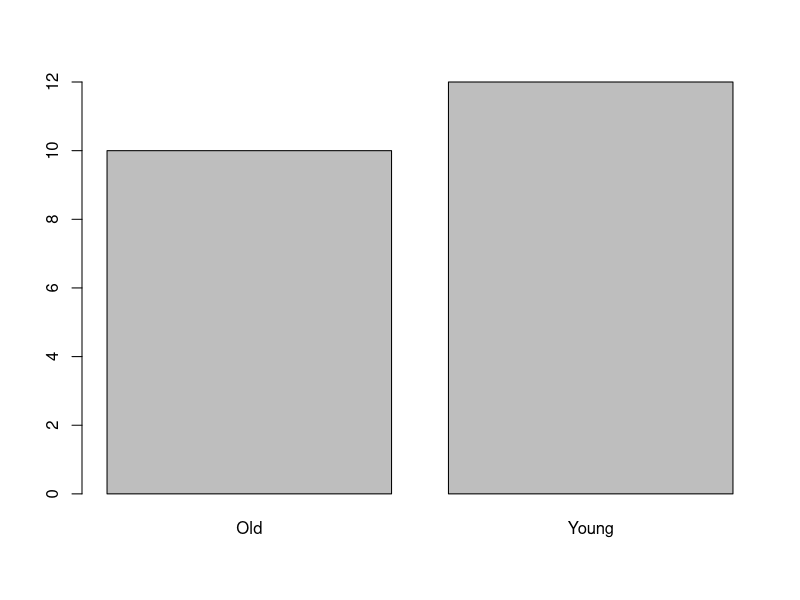
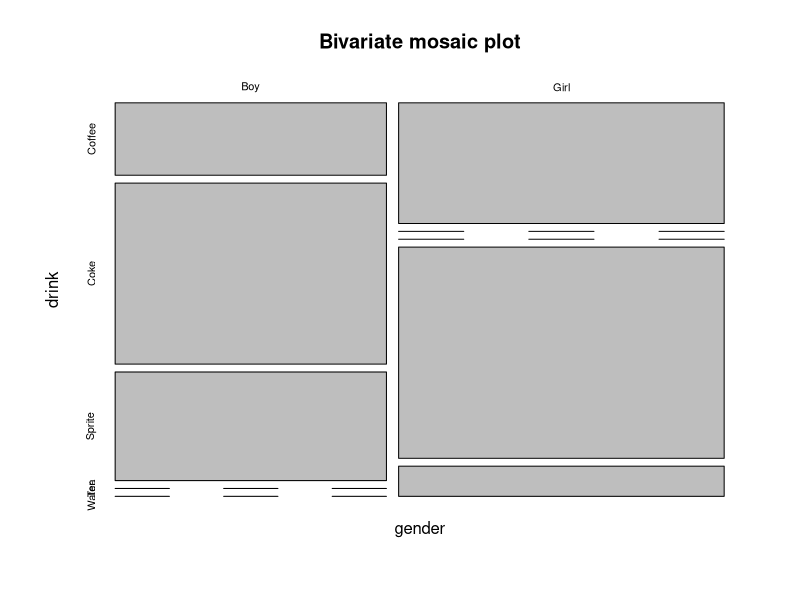
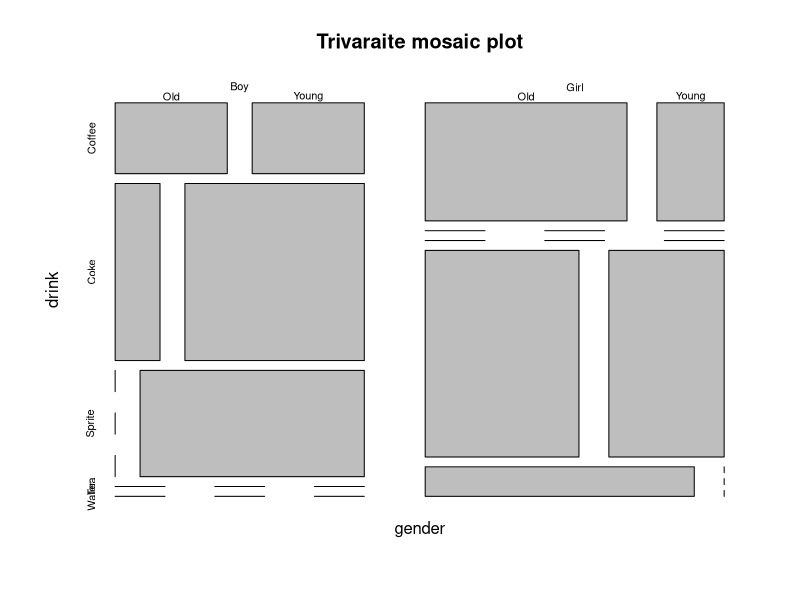
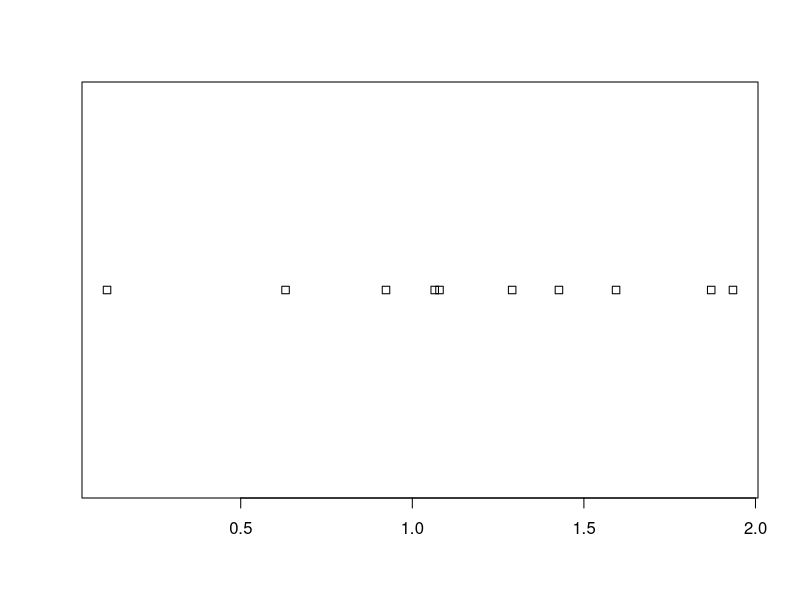
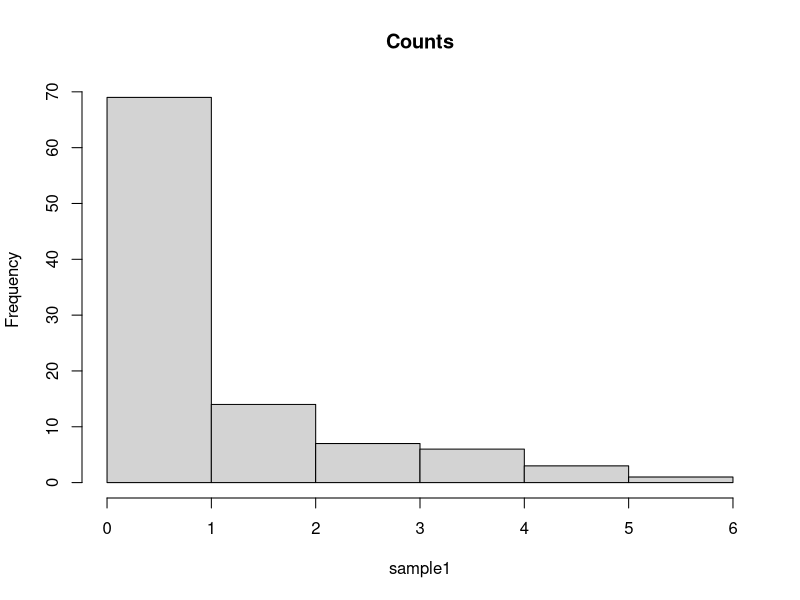
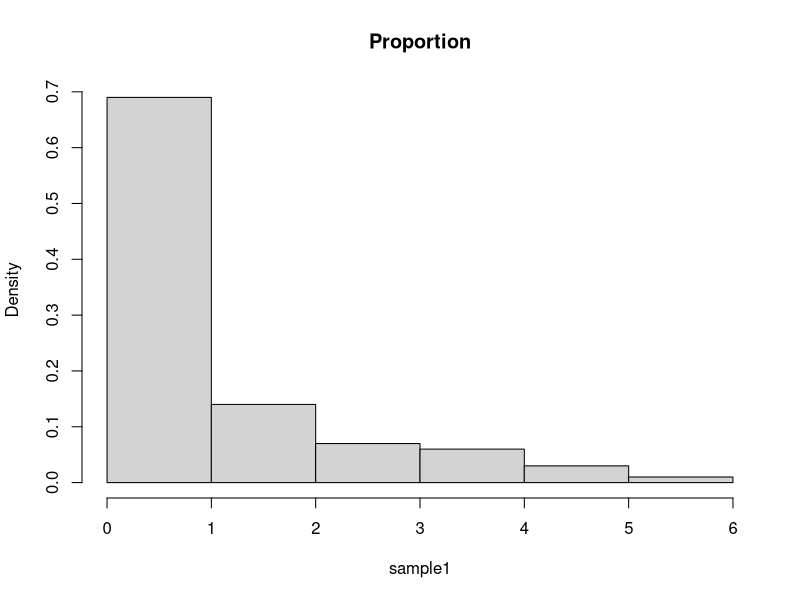
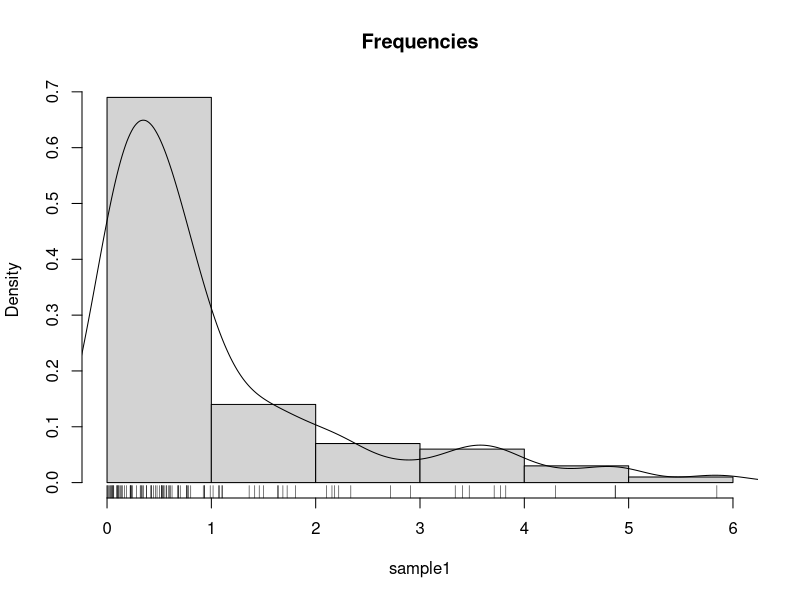
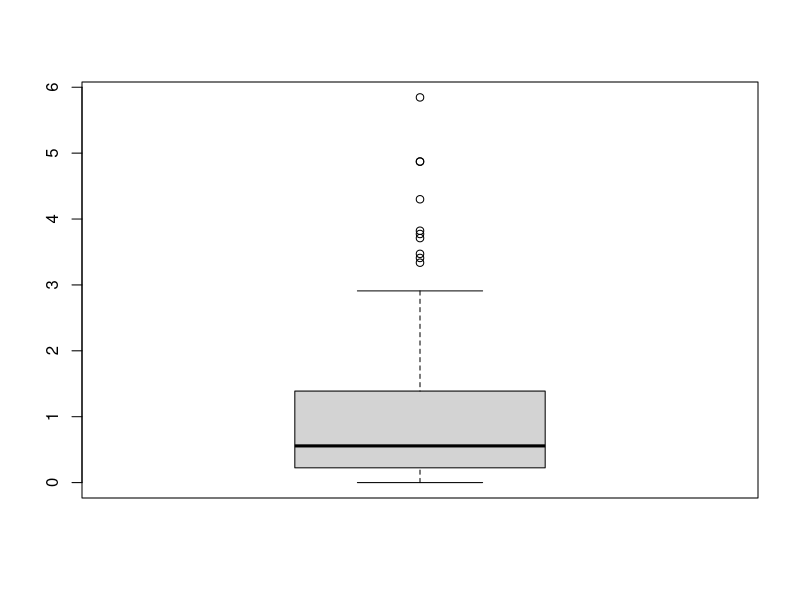

Recreate these plots in R, in order.
## ---- chunk 1
gender <- c(rep('Boy', 10), rep('Girl', 12))
drink <- c(rep('Coke', 5), rep('Sprite', 3), rep('Coffee', 6), rep('Tea', 7), rep('Water', 1))  
age <-  sample(c('Young', 'Old'), size = length(gender), replace = TRUE)

table(gender)
table(drink)
table(age)
## ---- chunk 2
prop.table(table(gender))
## ---- chunk 3
library(magrittr)
cbind(gender, drink) %>% head # inspect the raw data
table1 <- table(gender, drink) 
table1										
## ---- chunk 4
table2.1 <- table(gender, drink, age) # A multilevel table. 
table2.1
table.2.2 <- ftable(gender, drink, age) # A human readable table.
table.2.2
## ---- chunk 5
prop.table(table1, margin = 1)
prop.table(table1, margin = 2)
## ---- chunk 6
x <- rexp(100)
mean(x) # simple mean
median(x) # median
mean(x, trim = 0.2) # alpha trimmed mean with alpha=0.2
## ---- chunk 7
sd(x) # standard deviation
mad(x) # MAD
IQR(x) # IQR
## ---- chunk 8
yule <- function(x){
  numerator <- 0.5 * (quantile(x,0.75) + quantile(x,0.25))-median(x) 
  denominator <- 0.5* IQR(x)
  c(numerator/denominator, use.names=FALSE)
}
yule(x)
## ---- chunk 9
barplot(table(age))
## ---- chunk 10
plot(table1, main='Bivariate mosaic plot')
## ---- chunk 11
plot(table2.1, main='Trivaraite mosaic plot')
## ---- chunk 12
sample1 <- rexp(10) 							
stripchart(sample1)
## ---- chunk 13
sample1 <- rexp(100) 							
hist(sample1, freq=T, main='Counts')      	
## ---- chunk 14
hist(sample1, freq=F, main='Proportion') 	
## ---- chunk 15
hist(sample1, freq=F, main='Frequencies') 	
lines(density(sample1))                   	
rug(sample1)
## ---- chunk 16
boxplot(sample1)	
## ---- chunk 17
n <- 20
x1 <- rexp(n)
x2 <- 2* x1 + 4 + rexp(n)
plot(x2~x1)
## ---- chunk 18
library(hexbin)
n <- 2e5
x1 <- rexp(n)
x2 <- 2* x1 + 4 + rnorm(n)
plot(hexbin(x = x1, y = x2))
## ---- chunk 19
covariance <- cov(longley) # The covariance of the longley dataset
lattice::levelplot(covariance)
